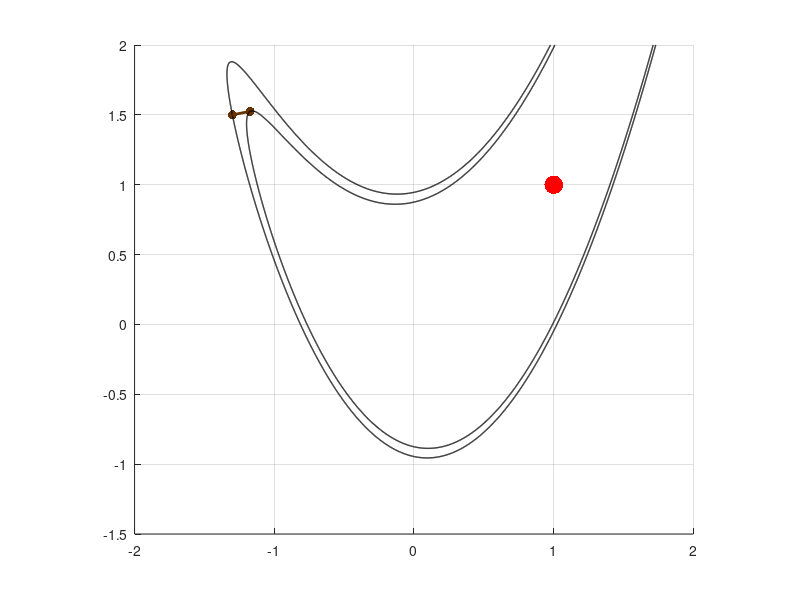

Write the MATLAB code that produced this figure. (Note: this script raises an error after producing the figure.)
function gnorm = LBFGS_demo()
%%  the Rosenbrock function and parameters
a = 5;
func = @(x,y)(1-x).^2 + a*(y - x.^2).^2;  % Rosenbrock's function
gfun = @(x)[-2*(1-x(1))-4*a*(x(2)-x(1)^2)*x(1);2*a*(x(2)-x(1)^2)]; % gradient of f
Hfun = @(x)[2 + 12*a*x(1)^2 - 4*a*x(2), -4*a*x(1); -4*a*x(1), 2*a]; % Hessian of f
gam = 0.9; % line search step factor
jmax = ceil(log(1e-14)/log(gam)); % max # of iterations in line search
eta = 0.5; % backtracking stopping criterion factor
tol = 1e-10;
m = 5; % the number of steps to keep in memory
%% 
close all
figure;
hold on; grid;
x0 = [-1.3;1.5];  %initial guess
xstar = [1;1]; % the global minimizer
[xx,yy]=meshgrid(linspace(-2,2,1000),linspace(-1.5,2,1000));
ff = func(xx,yy);
plot(xstar(1),xstar(2),'r.','Markersize',40);
daspect([1,1,1])
col = [0.4,0.2,0];
%
s = zeros(2,m);
y = zeros(2,m);
rho = zeros(1,m);
gnorm = zeros(1,1000);
%
x = x0;
g = gfun(x);
gnorm(1) = norm(g);
plot(x(1),x(2),'.','color',col,'Markersize',20);
fx = func(x(1),x(2));
contour(xx,yy,ff,[fx,fx],'k','Linewidth',1);
% first do steepest decend step
a = linesearch(x,-g,g,func,eta,gam,jmax);
xnew = x - a*g;
gnew = gfun(xnew);
s(:,1) = xnew - x;
y(:,1) = gnew - g;
rho(1) = 1/(s(:,1)'*y(:,1));
plot([x(1),xnew(1)],[x(2),xnew(2)],'Linewidth',2,'color',col);
x = xnew;
g = gnew;
nor = norm(g);
gnorm(2) = nor;
plot(x(1),x(2),'.','color',col,'Markersize',20);
fx = func(x(1),x(2));
contour(xx,yy,ff,[fx,fx],'k','Linewidth',1);
iter = 1;
while nor > tol
    if iter < m
        I = 1 : iter;
        p = finddirection(g,s(:,I),y(:,I),rho(I));
    else
        p = finddirection(g,s,y,rho);
    end
    [a,j] = linesearch(x,p,g,func,eta,gam,jmax);
    if j == jmax
        p = -g;
        [a,j] = linesearch(x,p,g,func,eta,gam,jmax);
    end
    step = a*p;
    xnew = x + step;
    plot([x(1),xnew(1)],[x(2),xnew(2)],'Linewidth',2,'color',col);
    gnew = gfun(xnew);
    s = circshift(s,[0,1]); 
    y = circshift(y,[0,1]);
    rho = circshift(rho,[0,1]);
    s(:,1) = step;
    y(:,1) = gnew - g;
    rho(1) = 1/(step'*y(:,1));
    x = xnew;
    g = gnew;
    fx = func(x(1),x(2));
    if nor > 1e-1
        contour(xx,yy,ff,[fx,fx],'k','Linewidth',1);
    end
    plot(x(1),x(2),'.','color',col,'Markersize',20);
    nor = norm(g);
    iter = iter + 1;
    gnorm(iter+1) = nor;
end
fprintf('L-BFGS: %d iterations, norm(g) = %d\n',iter,nor);
set(gca,'Fontsize',16);
xlabel('x_1','Fontsize',16);
ylabel('x_2','Fontsize',16);
gnorm(iter+1:end) = [];
end

%%
function [a,j] = linesearch(x,p,g,func,eta,gam,jmax)
    a = 1;
    f0 = func(x(1),x(2));
    aux = eta*g'*p;
    for j = 0 : jmax
        xtry = x + a*p;
        f1 = func(xtry(1),xtry(2));
        if f1 < f0 + a*aux
            break;
        else
            a = a*gam;
        end
    end
end